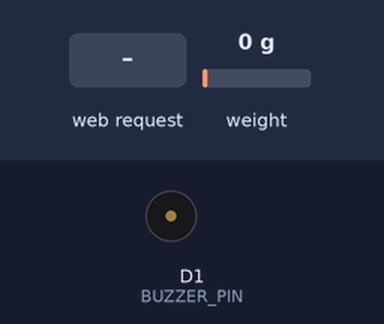
Recording of a sketch running on a simulated ESP8266 (NodeMCU). On the bench: buzzer (waves = sounding, pin HIGH). The test bench sets the inputs (shaded band); at power-on: weight on the scale 0 g. WiFi joins after 1.5 s; servers stay silent unless stated; what the sketch prints to the serial monitor is not drawn.

Above: at 3.8 s.
3.9 s: HTTP request GET /start received
At 6.2 s:
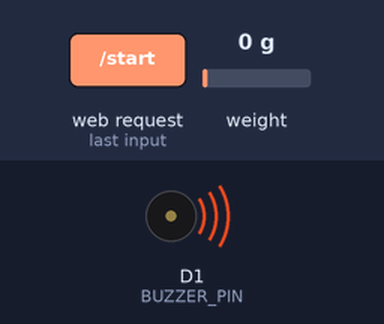
7.9 s: HTTP request GET /buzzon received
At 9.3 s:
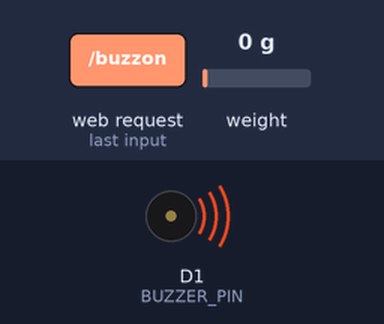
9.6 s: HTTP request GET /buzzoff received
At 10.9 s:
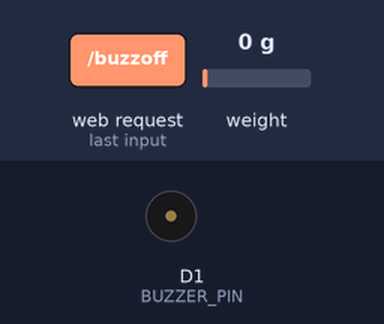
Timing chart, 0 to 12.6 s (numbered marks = the images above; inputs shaded):
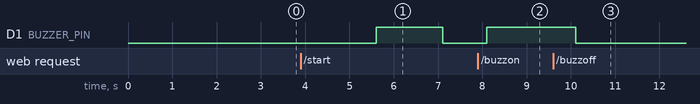

Measured:
- after the input at 3.9 s, D1 (BUZZER_PIN): LOW → HIGH after 1.7 s, → LOW 1.5 s later
- after the input at 7.9 s, D1 (BUZZER_PIN): LOW → HIGH after 0.21 s
- after the input at 9.6 s, D1 (BUZZER_PIN): HIGH → LOW after 0.51 s

The sketch:

sketch_may02a.ino
```cpp
#include <Arduino.h>
#include <ESP8266WiFi.h>
#include <ESP8266WebServer.h>
#include "HX711.h"

// WiFi credentials
const char* ssid = "Airtel_Zerotouch";
const char* password = "Airtel@123";
float initialWeight = 0;
bool monitoringStarted = false;
bool halfAlertSent = false;
bool emptyAlertSent = false;

// HX711 circuit wiring
const int LOADCELL_DOUT_PIN = 12;  // D6
const int LOADCELL_SCK_PIN = 13;   // D7
unsigned long lastPrintTime = 0; // Global variable to track last print time

// Buzzer pin
const int BUZZER_PIN = D1;

HX711 scale;
ESP8266WebServer server(80);

void handleRoot() {
  float weight = scale.get_units(5);
  String html = "<!DOCTYPE html><html><head><meta http-equiv='refresh' content='2'/>"
                "<title>Weight Scale</title></head><body>"
                "<h1>Live Weight Reading</h1>"
                "<p>Weight: " + String(weight, 2) + " kg</p>"
                "</body></html>";
  server.send(200, "text/html", html);
}

void handleStartMonitoring() {
  initialWeight = scale.get_units(5);
  monitoringStarted = true;
  halfAlertSent = false;
  emptyAlertSent = false;
  Serial.println("Monitoring started. Initial weight: " + String(initialWeight));

  String json = "{ \"initial\": " + String(initialWeight, 2) + " }";
  server.sendHeader("Access-Control-Allow-Origin", "*");
  server.send(200, "application/json", json);
}


void handleStatus() {
  float currentWeight = scale.get_units(5);
  String status = "Monitoring...";

  if (monitoringStarted) {
    float halfWeight = initialWeight / 2.0;
    if (currentWeight <= 0.1) {
      status = "Almost Empty";
    } else if (currentWeight <= halfWeight) {
      status = "Half Finished";
    }
  }

  String json = "{ \"weight\": " + String(currentWeight, 2) +
                ", \"initial\": " + String(initialWeight, 2) +
                ", \"status\": \"" + status + "\" }";
  server.sendHeader("Access-Control-Allow-Origin", "*");
  server.send(200, "application/json", json);
}


void handleJSON() {
  float weight = scale.get_units(5);
  String json = "{ \"weight\": " + String(weight, 2) + " }";
  server.sendHeader("Access-Control-Allow-Origin", "*");
  server.send(200, "application/json", json);
}


void handleBuzzOn() {
  digitalWrite(BUZZER_PIN, HIGH);
  server.sendHeader("Access-Control-Allow-Origin", "*");
  server.send(200, "text/plain", "Buzzer ON");
}

void handleBuzzOff() {
  digitalWrite(BUZZER_PIN, LOW);
  server.sendHeader("Access-Control-Allow-Origin", "*");
  server.send(200, "text/plain", "Buzzer OFF");
}

void setup() {
  Serial.begin(115200);
  delay(100);

  pinMode(BUZZER_PIN, OUTPUT);
  digitalWrite(BUZZER_PIN, LOW); // start with buzzer OFF

  scale.begin(LOADCELL_DOUT_PIN, LOADCELL_SCK_PIN);
  scale.set_scale(700.507);  // Calibrated value
  scale.tare();

  WiFi.begin(ssid, password);
  Serial.print("Connecting to WiFi...");
  while (WiFi.status() != WL_CONNECTED) {
    delay(500);
    Serial.print(".");
  }
  Serial.println("\nWiFi connected");
  Serial.print("Web server running at: http://");
  Serial.println(WiFi.localIP());

  // Route definitions
  server.on("/", handleRoot);
  server.on("/data", handleJSON);
  server.on("/buzzon", handleBuzzOn);
  server.on("/buzzoff", handleBuzzOff);
  server.on("/start", handleStartMonitoring);
  server.on("/status", handleStatus);


  server.begin();
  Serial.println("HTTP server started");
}

void loop() {
  server.handleClient();

  unsigned long currentTime = millis();
  if (currentTime - lastPrintTime >= 1000) {  // Every 1000 ms (1 second)
    float weight = scale.get_units(5);       // Read weight from scale
    Serial.print("Weight: ");
    Serial.print(weight, 2);                 // Print with 2 decimal places
    Serial.println(" kg");
    lastPrintTime = currentTime;             // Update last print time
  }

  if (monitoringStarted) {
  float currentWeight = scale.get_units(5);
  float halfWeight = initialWeight / 2.0;

  if (!halfAlertSent && currentWeight <= halfWeight) {
    Serial.println("Alert: Half finished!");
    digitalWrite(BUZZER_PIN, HIGH);
    delay(500);
    digitalWrite(BUZZER_PIN, LOW);
    halfAlertSent = true;
  }

  if (!emptyAlertSent && currentWeight <= 0.1) {
    Serial.println("Alert: IV empty!");
    digitalWrite(BUZZER_PIN, HIGH);
    delay(1000);
    digitalWrite(BUZZER_PIN, LOW);
    emptyAlertSent = true;
  }
}

}
```
